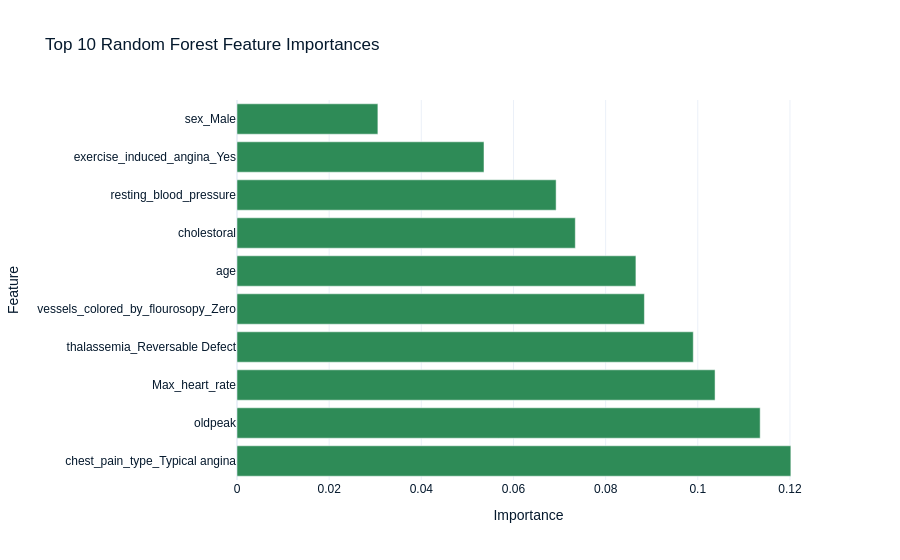

The notebook cell this image was saved under:
### Markdown cell above
# Random Forest feature importances

### Code cell
# Random Forest feature importances
importances = rf.feature_importances_
importances_df = pd.DataFrame({'feature': dummy_features, 'importance': importances})
top10_importances = importances_df.sort_values('importance', ascending=False).head(10)

# Plot
fig = go.Figure(go.Bar(
    x=top10_importances['importance'],
    y=top10_importances['feature'],
    orientation='h',
    marker_color='seagreen'
))
fig.update_layout(title='Top 10 Random Forest Feature Importances', xaxis_title='Importance', yaxis_title='Feature')
fig.show()

top10_importances

### Figure 1 — Plotly figure (JSON) as saved in the notebook; plotly's stock layout.template omitted (floating-point values rounded to 4 significant figures)
{"data": [{"marker": {"color": "seagreen"}, "orientation": "h", "x": [0.1202, 0.1135, 0.1037, 0.09902, 0.08841, 0.08657, 0.07342, 0.06925, 0.0536, 0.03058], "y": ["chest_pain_type_Typical angina", "oldpeak", "Max_heart_rate", "thalassemia_Reversable Defect", "vessels_colored_by_flourosopy_Zero", "age", "cholestoral", "resting_blood_pressure", "exercise_induced_angina_Yes", "sex_Male"], "type": "bar"}], "layout": {"title": {"text": "Top 10 Random Forest Feature Importances"}, "xaxis": {"title": {"text": "Importance"}}, "yaxis": {"title": {"text": "Feature"}}}}
